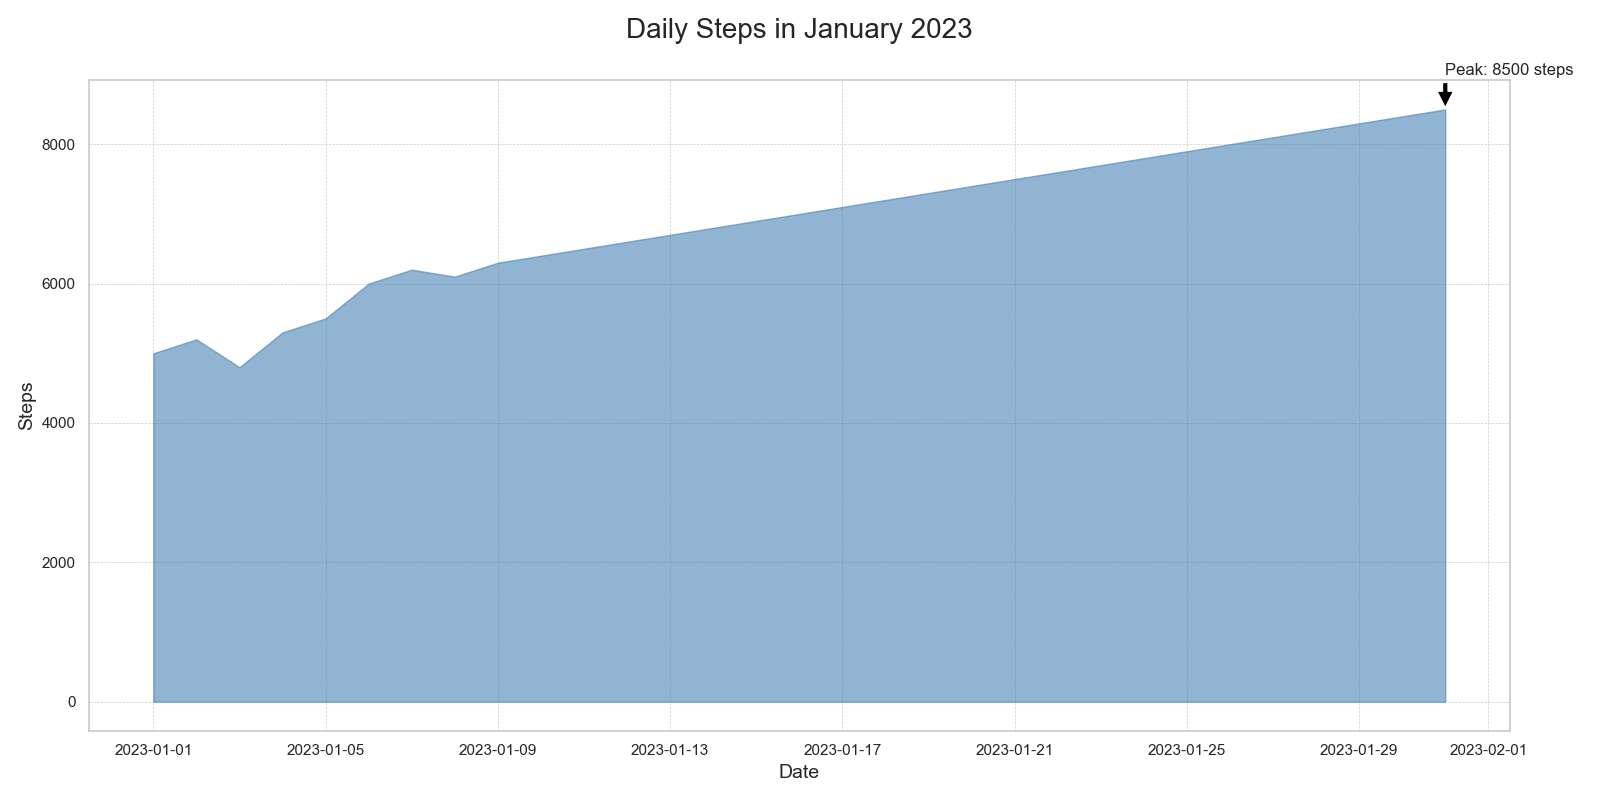

Reproduce this figure in Python.

import matplotlib.pyplot as plt
import pandas as pd

data = {
    "Date": pd.date_range(start="2023-01-01", end="2023-01-31"),
    "Steps": [
        5000, 5200, 4800, 5300, 5500, 6000, 6200, 6100, 6300, 6400,
        6500, 6600, 6700, 6800, 6900, 7000, 7100, 7200, 7300, 7400,
        7500, 7600, 7700, 7800, 7900, 8000, 8100, 8200, 8300, 8400, 
        8500
    ]
}

df = pd.DataFrame(data)

plt.figure(figsize=(16, 8))
plt.fill_between(df["Date"], df["Steps"], color="#4682B4", alpha=0.6)

plt.title("Daily Steps in January 2023", fontsize=20, pad=30)
plt.xlabel("Date", fontsize=14)
plt.ylabel("Steps", fontsize=14)

max_steps = df["Steps"].max()
max_date = df.loc[df["Steps"].idxmax(), "Date"]
plt.annotate(f"Peak: {max_steps} steps", xy=(max_date, max_steps), xytext=(max_date, max_steps+500),
             arrowprops=dict(facecolor='black', shrink=0.05))

plt.grid(True, which='both', linestyle='--', linewidth=0.5)
plt.tight_layout()

plt.show()
